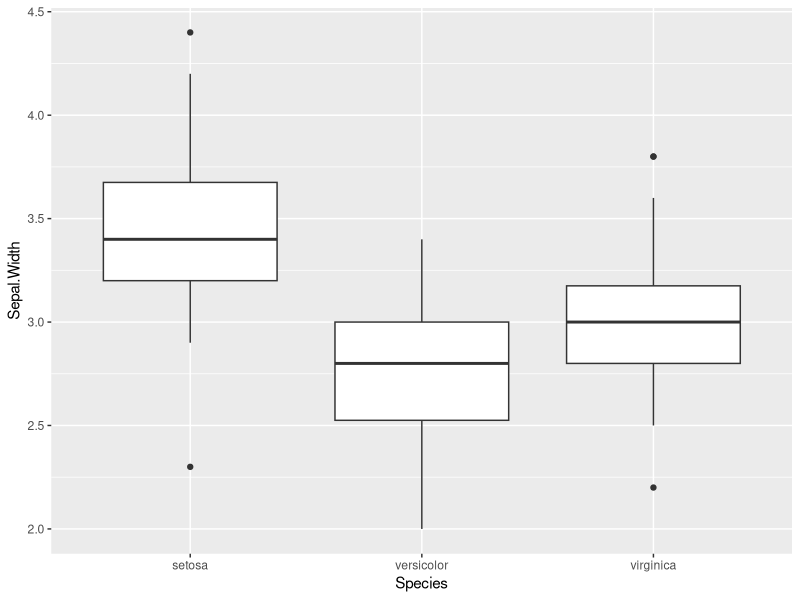

Here is the R script that generated this plot:
library(ggplot2)



ggplot(iris, aes(x = Species, 
                 y = Sepal.Width)) + 
                     geom_boxplot()
 
